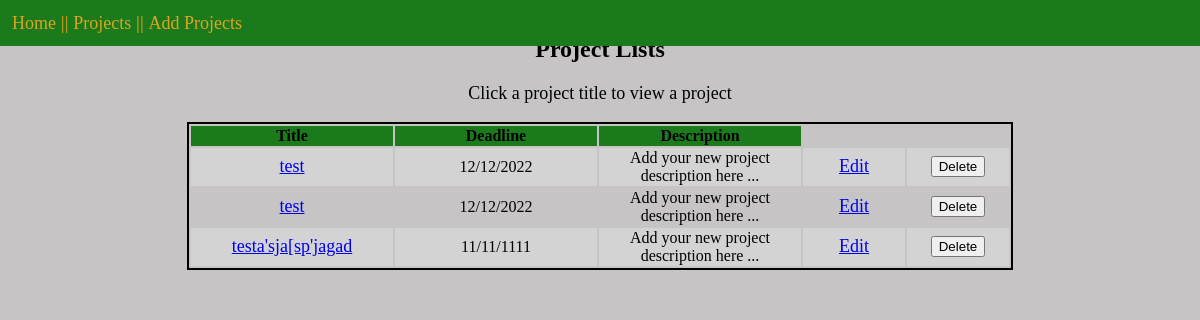
Page /projects on the earlier database version.
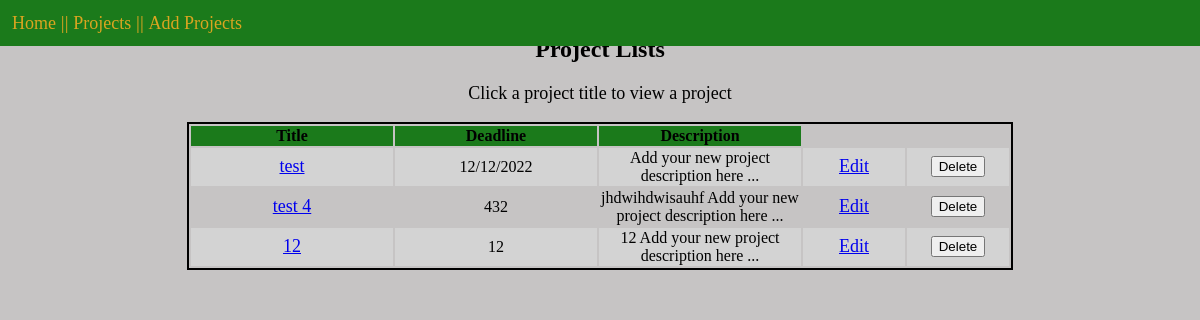
Same page on the later database version.
### models.py (models this page shows, shortened)
class Project(db.Model):
    id = db.Column("id", db.Integer, primary_key=True)
    title = db.Column("title", db.String(200))
    text = db.Column("text", db.String(100))
    deadline = db.Column("deadline", db.String(50))
    user_id = db.Column(db.Integer, db.ForeignKey("user.id"), nullable=False)

### project.py (the view)
@app.route('/projects')
def get_projects():
    a_user = db.session.query(User).filter_by(email='gcloud@uncc.edu').one()
    projects = db.session.query(Project).all()
    return render_template('projects.html', projects = projects, user=a_user)

### templates/projects.html (shortened to what this page needs)
<!DOCTYPE html>
<html lang="en">
    <head>
        <link rel="stylesheet" href="{{ url_for('static', filename='styles.css') }}">
        <header>
            <nav>
                <a href="{{ url_for('index') }}"> Home</a> ||
                <a href="{{ url_for('get_projects') }}"> Projects</a> ||
                <a href="{{ url_for('new_project') }}">Add Projects</a>
            </nav>
        </header>
    </head>
    <body>
        <h2>Project Lists</h2>
        <p>Click a project title to view a project</p>
        <table>
            <tr>
                <th>Title</th>
                <th>Deadline</th>
                <th>Description</th>
            </tr>
            {% for value in projects %}
            <tr>
                <td><a href="{{ url_for('get_project', project_id=value.id) }}">{{ value.title }}</a></td>
                <td>{{ value.deadline }}</td>
                <td>{{ value.text }}</td>
                <td><a href="{{ url_for('update_project', project_id=value.id) }}">Edit</a></td>
                <td>
                    <form action="{{ url_for('delete_project', project_id=value.id) }}" method="post">
                        <input type="submit" value="Delete">
                    </form>
                </td>
            </tr>
            {% endfor %}
        </table>
    </body>
</html>

### static/styles.css (style rules this page uses)
h2 { text-align: center; }
header nav { position: fixed; top: 0; left: 0; width: 100%; list-style-type: none; margin: 0; padding: 0; overflow: hidden; background-color: rgb(27, 122, 27); color: goldenrod; display: block; padding: 12px 12px; text-decoration: none; font-size: larger; text-align: left; }
header a { color: goldenrod; text-decoration: none; }
body { margin: 3%; background-color: rgb(198, 196, 196); text-align: center; }
table { margin-left: auto; margin-right: auto; border: 2px solid black; }
th { width: 200px; background-color: rgb(27, 122, 27); }
tr:nth-child(even) { background-color: lightgray; }
td { width: 100px; border: black; }
p { font-size: large; }
a { font-size: large; }

Differences in the rows shown:
removed Project: title "test", deadline "12/12/2022", text "Add your new project description here ..."
removed Project: title "testa'sja[sp'jagad", deadline "11/11/1111", text "Add your new project description here ..."
added Project: title "test 4", deadline "432", text "jhdwihdwisauhf Add your new project description here ..."
added Project: title "12", deadline "12", text "12 Add your new project description here ..."
